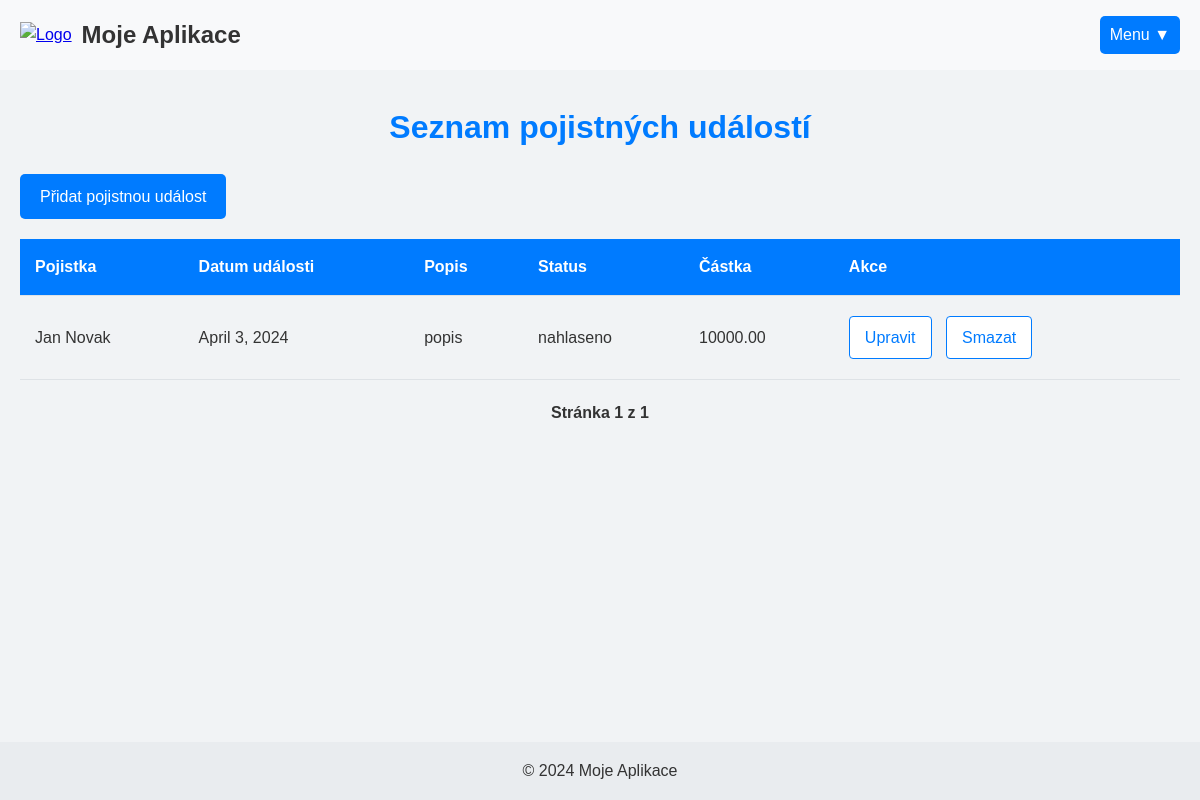
The app's page /pojistne_udalosti/ with its own data.
### NovyProjekt/models.py (models this page shows, shortened)
class PojistnaUdalost(models.Model):
    STATUS_CHOICES = [
        ('nahlaseno', 'Nahlášeno'),
        ('vyreseno', 'Vyřešeno'),
        ('ceka_na_schvaleni', 'Čeká na schválení'),
    ]
    pojisteni = models.ForeignKey(Pojisteni, on_delete=models.CASCADE, related_name='udalosti')
    datum_udalosti = models.DateField()
    popis = models.TextField()
    status = models.CharField(max_length=20, choices=STATUS_CHOICES)
    castka = models.DecimalField(max_digits=10, decimal_places=2)

class Pojisteni(models.Model):
    POJISTENI_CHOICES = [
        ('majetek', 'Pojištění majetku'),
        ('zivotni', 'Životní pojištění'),
        ('cestovni', 'Cestovní pojištění'),
        ('vozidla', 'Pojištění vozidel'),
        ('zdravotni', 'Zdravotní pojištění'),
        ('urazove', 'Úrazové pojištění'),
        ('odpovednost', 'Pojištění odpovědnosti'),
        ('domacnost', 'Pojištění domácnosti'),
        ('pravni_ochrana', 'Pojištění právní ochrany'),
        ('podnikani', 'Pojištění podnikatelských rizik'),
    ]
    pojistenec = models.ForeignKey(Pojistenec, on_delete=models.CASCADE, related_name='pojisteni')
    typ_pojisteni = models.CharField(max_length=50, choices=POJISTENI_CHOICES)
    predmet_pojisteni = models.CharField(max_length=100)
    datum_sjednani = models.DateField()
    platnost_do = models.DateField()
    castka = models.DecimalField(max_digits=10, decimal_places=2)
    def __str__(self):
        return f" {self.pojistenec}"

class Pojistenec(models.Model):
    user = models.ForeignKey(Uzivatel, on_delete=models.CASCADE, null=True, blank=True)
    jmeno = models.CharField(max_length=100)
    prijmeni = models.CharField(max_length=100)
    adresa = models.CharField(max_length=255)
    vek = models.IntegerField()
    foto = models.ImageField(upload_to='images/', blank=True, null=True)
    def __str__(self):
        return f"{self.jmeno} {self.prijmeni}"

### NovyProjekt/views.py (the view)
# urls.py: path('pojistne_udalosti/', views.seznam_pojistnych_udalosti, name='seznam_pojistnych_udalosti'),
def seznam_pojistnych_udalosti(request):
    pojistne_udalosti = PojistnaUdalost.objects.all().order_by('status')
    paginator = Paginator(pojistne_udalosti, 10)  # 10 událostí na stránku
    page_number = request.GET.get('page')
    page_obj = paginator.get_page(page_number)
    return render(request, 'pojistne_udalosti/seznam_pojistnych_udalosti.html', {'page_obj': page_obj})

### NovyProjekt/templates/pojistne_udalosti/seznam_pojistnych_udalosti.html (shortened to what this page needs)
{% extends 'index.html' %}
{% load static %}
{% block extra_styles %}
    <link rel="stylesheet" href="{% static 'css/pojistne_udalosti.css' %}">
{% endblock %}
{% block content %}
<h1>Seznam pojistných událostí</h1>
<a href="{% url 'pridat_pojistnou_udalost' %}" class="btn">Přidat pojistnou událost</a>
<table>
    <thead>
        <tr>
            <th>Pojistka</th>
            <th>Datum události</th>
            <th>Popis</th>
            <th>Status</th>
            <th>Částka</th>
            <th>Akce</th>
        </tr>
    </thead>
    <tbody>
        {% for udalost in page_obj %}
        <tr>
            <td>{{ udalost.pojisteni }}</td>
            <td>{{ udalost.datum_udalosti }}</td>
            <td>{{ udalost.popis }}</td>
            <td>{{ udalost.status }}</td>
            <td>{{ udalost.castka }}</td>
            <td>
                <a href="{% url 'upravit_pojistnou_udalost' udalost.id %}" class="action-btn edit-btn">Upravit</a>
                <a href="{% url 'smazat_pojistnou_udalost' udalost.id %}" class="action-btn delete-btn">Smazat</a>
            </td>
        </tr>
        {% empty %}
        <tr>
            <td colspan="6">Žádné pojistné události nenalezeny.</td>
        </tr>
        {% endfor %}
    </tbody>
</table>
<div class="pagination">
    <span class="step-links">
        <span class="current">
            Stránka {{ page_obj.number }} z {{ page_obj.paginator.num_pages }}
        </span>
    </span>
</div>
{% endblock %}

### NovyProjekt/static/css/index.css (style rules this page uses)
* { margin: 0; padding: 0; box-sizing: border-box; }
body { font-family: Arial, sans-serif; line-height: 1.6; color: #333; min-height: 100vh; display: flex; flex-direction: column; }
h1 { text-align: center; margin-bottom: 1rem; }
.btn { display: inline-block; background-color: #007bff; color: white; padding: 0.5rem 1rem; text-decoration: none; border-radius: 4px; transition: background-color 0.3s; }

### NovyProjekt/static/css/pojistne_udalosti.css (style rules this page uses)
h1 { font-size: 2em; margin-bottom: 20px; text-align: center; color: #007bff; }
.btn { background-color: #007bff; color: white; padding: 10px 20px; text-decoration: none; border-radius: 5px; margin-bottom: 20px; display: inline-block; }
table { width: 100%; border-collapse: collapse; margin-bottom: 20px; font-size: 1em; }
thead { background-color: #007bff; color: white; }
thead th { padding: 15px; text-align: left; border-bottom: 1px solid #dee2e6; }
tbody tr { border-bottom: 1px solid #dee2e6; transition: background-color 0.3s; }
td { padding: 15px; text-align: left; }
td a { color: #007bff; text-decoration: none; margin-right: 10px; }
tbody td { padding-top: 20px; padding-bottom: 20px; }
.pagination { text-align: center; margin-top: 20px; }
.pagination .step-links .current { margin: 0 5px; font-weight: bold; }
td .action-btn { padding: 8px 15px; border-radius: 4px; text-decoration: none; margin-right: 10px; display: inline-block; border: 1px solid #007bff; background-color: white; color: #007bff; transition: background-color 0.3s, color 0.3s; }
td .edit-btn { border-color: #007bff; }
td .delete-btn { border-color: #007bff; }

### records on screen
PojistnaUdalost: pojisteni "Jan Novak", datum_udalosti "April 3, 2024", popis "popis", status "nahlaseno", castka "10000.00"

### other values on screen
{{ page_obj.number }} "1"
{{ page_obj.paginator.num_pages }} "1"
